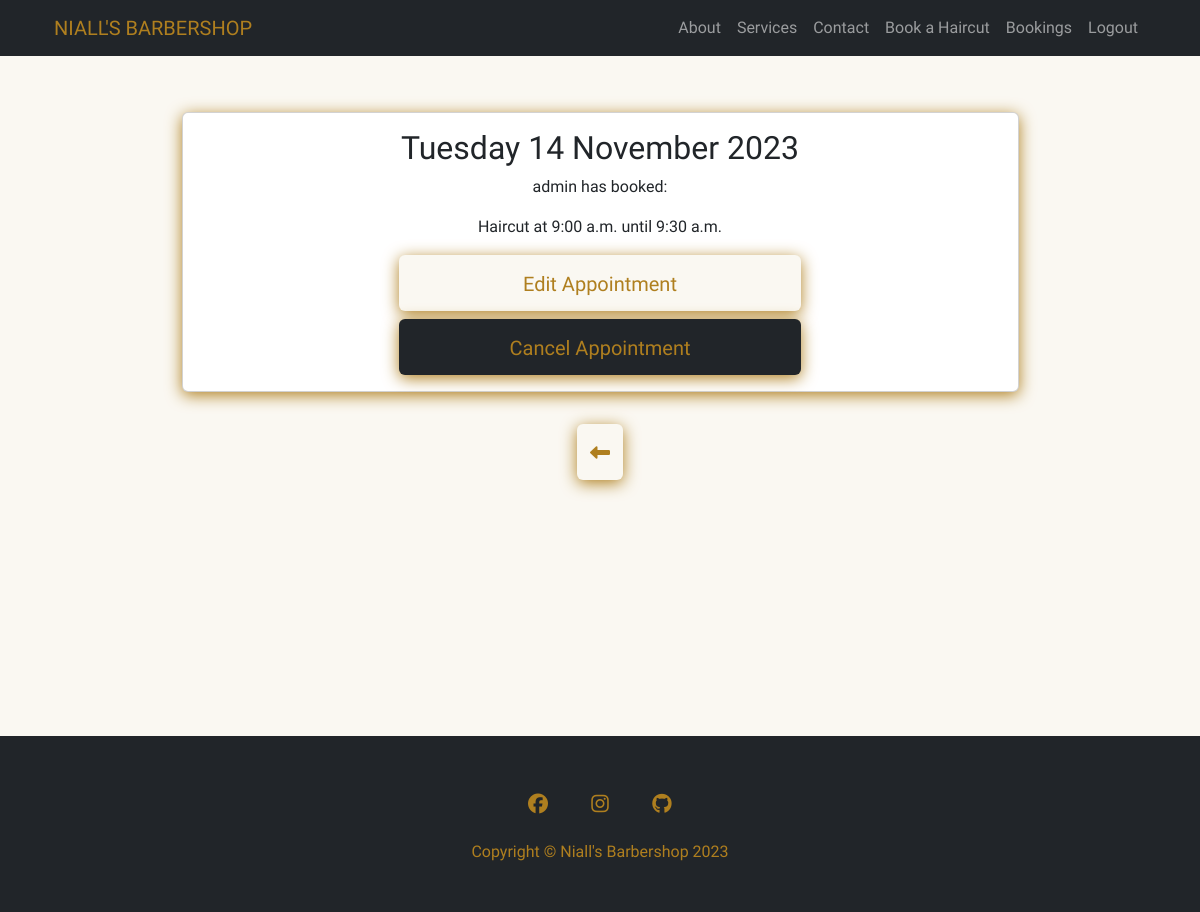
The app's page /booking/13/ (signed in) with its own data.
### booking_system/models.py (models this page shows, shortened)
class Booking(models.Model):
    username = models.ForeignKey(User, on_delete=models.CASCADE,
                                 related_name='username_booking')
    date_of_booking = models.DateField()
    service_name = models.ForeignKey(Services, on_delete=models.CASCADE,
                                     related_name='service_name_booking')
    start_time = models.TimeField(choices=BOOKING_TIME)
    end_time = models.TimeField(editable=False, blank=True, null=True)
    confirmed = models.BooleanField(default=False)
    class Meta:
        ordering = ['date_of_booking', 'start_time']

class Services(models.Model):
    service_name = models.CharField(max_length=250)
    session_length = models.DurationField()
    cost = models.DecimalField(max_digits=8, decimal_places=2)
    def __str__(self):
        return self.service_name

### booking_system/views.py (the view)
# urls.py: path('booking/<int:pk>/', views.BookingDetailView.as_view(),
class BookingDetailView(LoginRequiredMixin, UserPassesTestMixin, DetailView):
    model = Booking
    def test_func(self):
        booking = self.get_object()
        return (self.request.user == booking.username or
                self.request.user.is_superuser)

### booking_system/templates/booking_system/booking_detail.html (shortened to what this page needs)
{% extends "base.html" %} {% block content %} {% load account %}
<div class="container mt-5">
  <div class="d-flex justify-content-center push-down">
    <div class="card gold-shadow p-3 m-3 text-center w-75">
      <h2>{{ booking.date_of_booking|date:"l j F Y" }}</h2>
      {% if user.is_superuser %}
      <p>{{ booking.username }} has booked:</p>
      {% endif %}
      <p>
        {{ booking.service_name }} at {{ booking.start_time|date:"g:i a" }} until
        {{ booking.end_time }}
      </p>
      <div class="d-grid gap-2 col-6 mx-auto">
         <a
          href="{% url 'booking-update' booking.id %}"
          class="btn custom-button-light-gold pt-3"
          type="button"
          ><h5>Edit Appointment</h5></a
        >
        <a
          href="{%  url 'booking-delete' booking.id  %}"
          class="btn custom-button-dark-gold pt-3 light-text"
          type="button"
          ><h5>Cancel Appointment</h5></a
        >
      </div>
    </div>
  </div>
  <a
    href="{% url 'booking-home' %}"
    class="link-underline link-underline-opacity-0 push-down"
  >
    <div class="d-flex justify-content-center p-3">
      <button
        class="btn custom-button-light-gold pt-3 haircut-hover"
        type="button"
      >
        <h5><i class="fa-solid fa-left-long"></i></h5>
      </button>
    </div>
  </a>
</div>
{% endblock %}

### static/css/style.css (style rules this page uses)
:root { --clr-gold: #af7f1f; --clr-light: #faf8f2; --clr-dark: #212529; }
body { font-family: 'Tenor Sans', sans-serif; background-color: var(--clr-light); }
h1, h2, h3, h4, h5 { font-family: 'Sancreek', serif; }
.light-text { color: var(--clr-light); }
.custom-button-dark-gold { transition: .5s ease-in-out; background-color: var(--clr-dark); color: var(--clr-gold); box-shadow: 0 0.2rem 1rem var(--clr-gold); }
.custom-button-light-gold { transition: .5s ease-in-out; background-color: var(--clr-light); color: var(--clr-gold); box-shadow: 0 0.2rem 1rem var(--clr-gold); }
.gold-shadow { box-shadow: 0 0.2rem 1rem var(--clr-gold); }
.push-down { position: relative; top: 3rem; }
.haircut-hover { transition: .5s ease-in-out; text-decoration: none; box-shadow: 0 0.2rem 1rem var(--clr-gold); }

### records on screen
Booking: date_of_booking "Tuesday 14 November 2023", username "admin", service_name "Haircut", start_time "9:00 a.m.", end_time "9:30 a.m."
